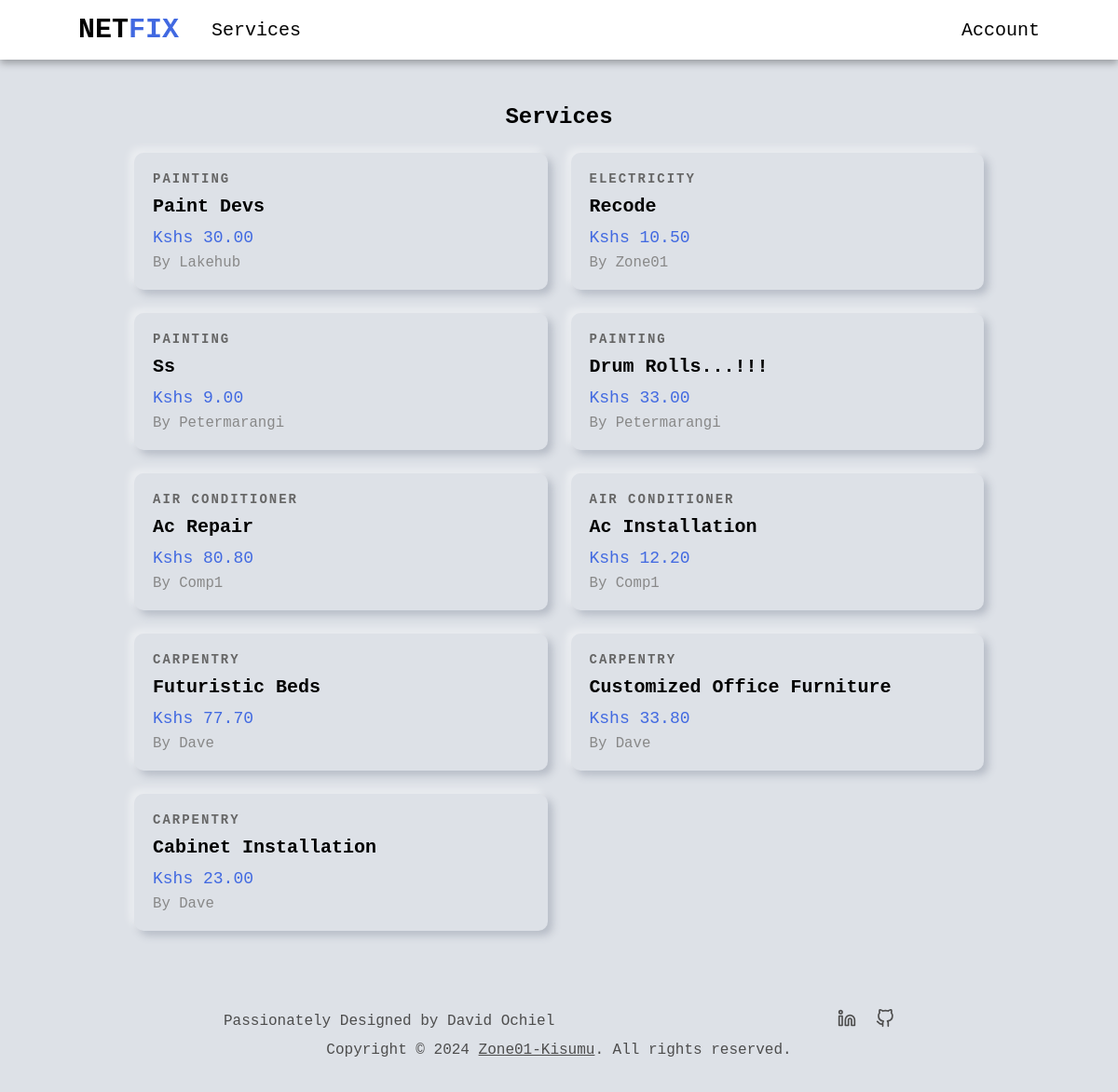
Page /services/ on the committed database.
### services/models.py (models this page shows, shortened)
class Service(models.Model):
    company = models.ForeignKey(Company, default="", on_delete=models.CASCADE)
    name = models.CharField(max_length=40)
    description = models.TextField()
    price_hr = models.DecimalField(decimal_places=2, max_digits=5)
    choices = (
        ('Air Conditioner', 'Air Conditioner'),
        ('Carpentry', 'Carpentry'),
        ('Electricity', 'Electricity'),
        ('Gardening', 'Gardening'),
        ('Home Machines', 'Home Machines'),
        ('Housekeeping', 'Housekeeping'),
        ('Interior Design', 'Interior Design'),
        ('Locks', 'Locks'),
        ('Painting', 'Painting'),
        ('Plumbing', 'Plumbing'),
        ('Water Heaters', 'Water Heaters'),
    )
    field = models.CharField(max_length=30, blank=False, null=False, default="", choices=choices)
    date = models.DateTimeField(auto_now=True, null=False)
    id = models.UUIDField(default=uuid.uuid4, unique=True, primary_key=True, editable=False)

### users/models.py (models this page shows, shortened)
class Company(models.Model):
    user = models.OneToOneField(User, on_delete=models.CASCADE, primary_key=True)
    choices = (
        ('Air Conditioner', 'Air Conditioner'),
        ('All in One', 'All in One'),
        ('Carpentry', 'Carpentry'),
        ('Electricity', 'Electricity'),
        ('Gardening', 'Gardening'),
        ('Home Machines', 'Home Machines'),
        ('Housekeeping', 'Housekeeping'),
        ('Interior Design', 'Interior Design'),
        ('Locks', 'Locks'),
        ('Painting', 'Painting'),
        ('Plumbing', 'Plumbing'),
        ('Water Heaters', 'Water Heaters'),
    )
    field = models.CharField(max_length=30, blank=False, null=False, default="", choices=choices)
    class Meta:
        verbose_name = 'Company'
        verbose_name_plural = 'Companies'
    def __str__(self):
        return self.user.username

class User(AbstractUser):
    is_company = models.BooleanField(default=False)
    is_customer = models.BooleanField(default=False)
    email = models.EmailField(max_length=100, unique=True)
    username = models.CharField(max_length=100, unique=True)
    id = models.UUIDField(default=uuid.uuid4, unique=True, primary_key=True, editable=False) # override the default id field
    USERNAME_FIELD = 'email'
    REQUIRED_FIELDS = ['username']

### services/views.py (the view)
# urls.py: path("", v.service_list, name="service_list"),
def service_list(request):
    services = Service.objects.all().order_by("-date")
    context = {
        "services" : services
    }
    return render(request, 'services/services.html', context)

### services/templates/services/services.html (shortened to what this page needs)
{% extends 'main/base.html' %}
{% block content %}
<section class="non-hero-container">
    <div class="services-header">
        <h1>Services</h1>
    </div>
    {% if services %}
    <div class="services-grid">
        {% for service in services %}
        <a href="{% url 'index' service.id %}" class="service-card">
            <div class="card-content">
                <div class="service-category">{{ service.field }}</div>
                <h2 class="service-name">{{ service.name }}</h2>
                <div class="service-price">Kshs {{ service.price_hr }}</div>
                <div class="service-company">by {{service.company}}</div>
            </div>
        </a>
        {% endfor %}
    </div>
    {% else %}
    <div class="no-services">
        <p>Thanks for stopping by. We currently have no services to offer. Kindly check back soon.</p>
    </div>
    {% endif %}
</section>
{% endblock content %}

### static/css/style.css (style rules this page uses)
* { margin: 0; padding: 0; box-sizing: border-box; font-family: 'Courier New', Courier, monospace; }
:root { --nav-height: 8vh; --default-back: #dde1e7; }
a { text-decoration: none; color: black; }
.non-hero-container { padding: 3rem 12%; }
.services-grid { display: grid; grid-template-columns: repeat(auto-fill, minmax(300px, 1fr)); gap: 25px; }
.services-header { display: flex; align-items: center; justify-content: center; flex-direction: column; margin-bottom: 25px; text-transform: capitalize; }
.service-card { border-radius: 10px; box-shadow: -5px -5px 9px rgba(255,255,255,0.45), 5px 5px 9px rgba(94,104,121,0.3); transition: transform 0.3s; cursor: pointer; text-decoration: none; color: black; display: block; }
.card-content { padding: 20px; }
.service-category { font-size: 14px; font-weight: 800; color: #666; margin-bottom: 10px; text-transform: uppercase; letter-spacing: 2px; }
.service-name { font-size: 20px; text-transform: capitalize; font-weight: bold; margin-bottom: 12px; }
.service-price { font-size: 18px; color: royalblue; margin-bottom: 8px; }
.service-company { font-size: 98%; text-transform: capitalize; color: #888; }

### rows in the picture
Service: field "PAINTING", name "Paint Devs", price_hr "30.00", company "Lakehub"
Service: field "ELECTRICITY", name "Recode", price_hr "10.50", company "Zone01"
Service: field "PAINTING", name "Ss", price_hr "9.00", company "Petermarangi"
Service: field "PAINTING", name "Drum Rolls...!!!", price_hr "33.00", company "Petermarangi"
Service: field "AIR CONDITIONER", name "Ac Repair", price_hr "80.80", company "Comp1"
Service: field "AIR CONDITIONER", name "Ac Installation", price_hr "12.20", company "Comp1"
Service: field "CARPENTRY", name "Futuristic Beds", price_hr "77.70", company "Dave"
Service: field "CARPENTRY", name "Customized Office Furniture", price_hr "33.80", company "Dave"
Service: field "CARPENTRY", name "Cabinet Installation", price_hr "23.00", company "Dave"
